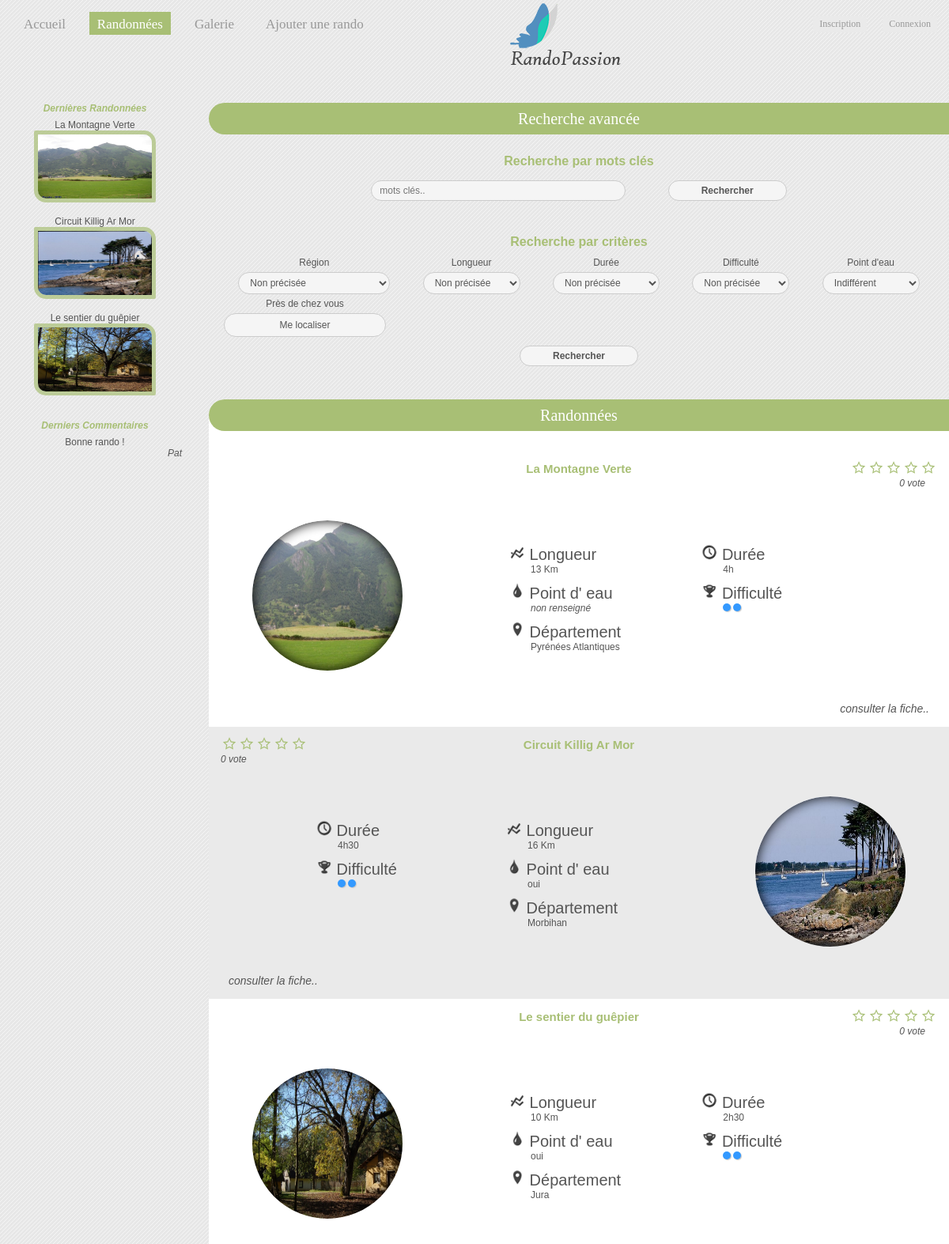
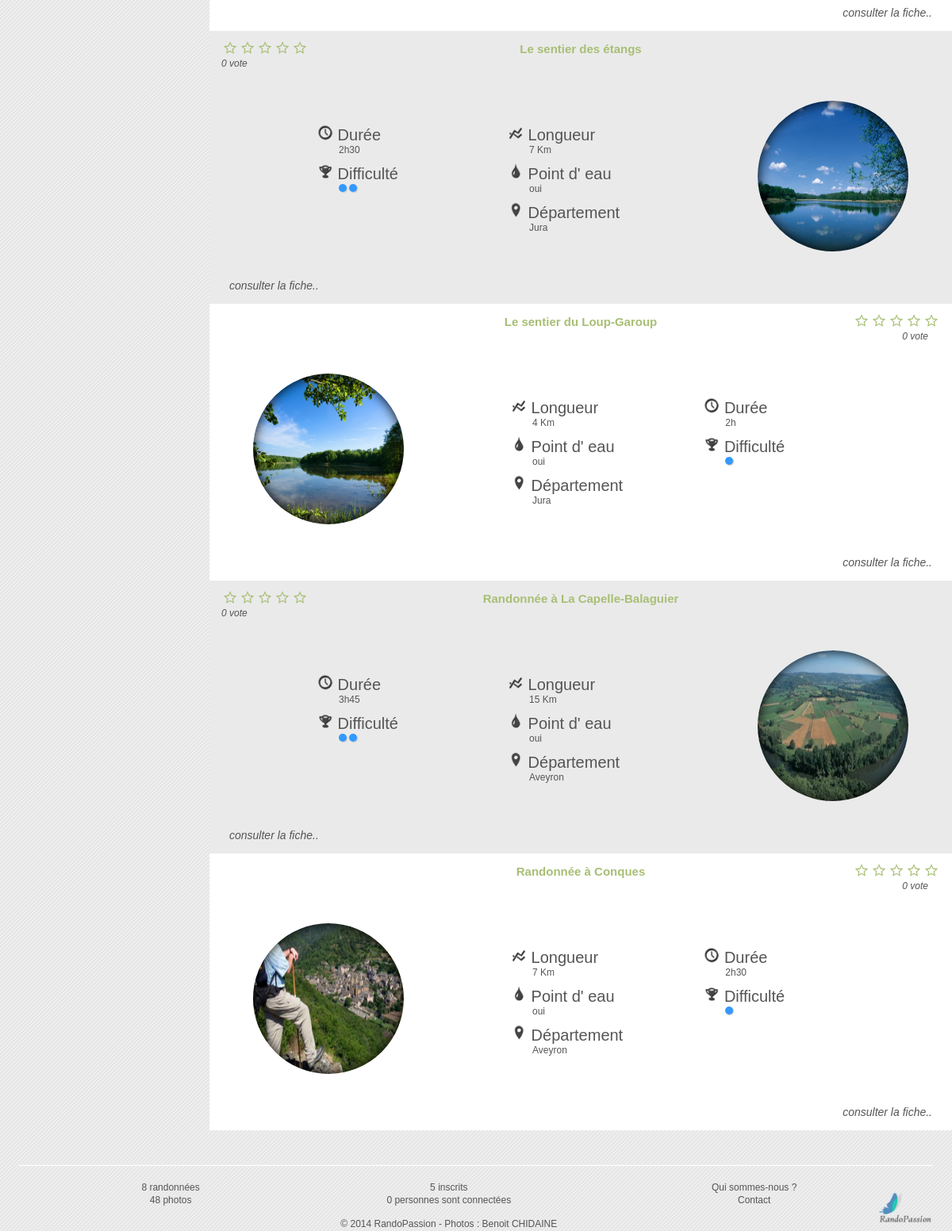
The page /index.php?page=recherche on the database its author committed (2 pictures, top to bottom).
### tables this page shows
CREATE TABLE IF NOT EXISTS `rando` (
	`code` int(10) NOT NULL AUTO_INCREMENT,
	`titre` varchar(150) NOT NULL,
	`longueur` float unsigned NOT NULL,
	`duree` time NOT NULL,
	`difficulte` int(1) NOT NULL,
	`descriptif` text NOT NULL,
	`note` int(1) DEFAULT NULL,
	`point_eau` tinyint(1) DEFAULT NULL,
	`denivele` int(4) DEFAULT NULL,
	`equipement` varchar(150) DEFAULT NULL,
	`date_insertion` datetime NOT NULL,
	`valide` tinyint(1) NOT NULL,
	`parcours` int(10) DEFAULT NULL,
	`departement` varchar(2) DEFAULT NULL,
	`photo_principale` int(10) NOT NULL,
	`auteur` varchar(30) NOT NULL,
	`galerie` int(10) DEFAULT NULL,
	PRIMARY KEY (`code`),
	FOREIGN KEY (`parcours`) REFERENCES `parcours`(`id`),
	FOREIGN KEY (`departement`) REFERENCES `departements`(`num_departement`),
	FOREIGN KEY (`photo_principale`) REFERENCES `photo`(`numero`),
	FOREIGN KEY (`auteur`) REFERENCES `membre`(`pseudo`),
	FOREIGN KEY (`galerie`) REFERENCES `galerie`(`numero`),
	CHECK (difficulte BETWEEN 0 and 5),
	CHECK (note BETWEEN 0 and 5)
);

CREATE TABLE IF NOT EXISTS `photo` (
	`numero` int(10) NOT NULL AUTO_INCREMENT,
	`nom` blob NOT NULL,
	`galerie` int(10) NOT NULL,
	`descriptif` text DEFAULT NULL,
	`valide` tinyint(1) NOT NULL,
	PRIMARY KEY (`numero`),
	FOREIGN KEY (`galerie`) REFERENCES `galerie`(`numero`)
);

CREATE TABLE IF NOT EXISTS `commentaire` (
	`numero` int(10) NOT NULL AUTO_INCREMENT,
	`date` datetime NOT NULL,
	`auteur` varchar(30) NOT NULL,
	`code_rando` int(10) NOT NULL,
	`commentaire` text NOT NULL,
	`note` int(1) DEFAULT NULL,
	`valide` tinyint(1) DEFAULT NULL,
	PRIMARY KEY (`numero`),
	FOREIGN KEY (`code_rando`) REFERENCES `rando`(`code`),
	FOREIGN KEY (`auteur`) REFERENCES `membre`(`pseudo`),
	CHECK (note BETWEEN 0 and 5)
);

CREATE TABLE IF NOT EXISTS `galerie` (
	`numero` int(10) NOT NULL AUTO_INCREMENT,
	`nom` varchar(150) NOT NULL,
	PRIMARY KEY (`numero`)
);

CREATE TABLE IF NOT EXISTS `departements` (
	`num_departement` varchar(2) NOT NULL,
	`num_region` varchar(2) NOT NULL,
	`nom` char(32) NOT NULL,
	PRIMARY KEY  (`num_departement`),
	FOREIGN KEY (`num_region`) REFERENCES `regions`(`num_region`)
);

### Controller/c_recherche_avancee.php (called while the page is built, shortened)
<?php
include_once('bin/params.php');
include_once('Models/m_gestion_recherche.php');
if(isset($_POST['lat']) and isset($_POST['lon']) and is_numeric($_POST['lat']) and is_numeric($_POST['lon'])){
	include_once('Models/m_randonnees.php');
	include_once('bin/functions.php');
	$listeRando = array();
	$cursor = get_rando_with_route();
	while($ramble = $cursor->fetch(PDO::FETCH_ASSOC)){
		if($ramble['depart_lat'] != 0 or $ramble['depart_lon'] != 0){
			$ramble['distance'] = round(compareCoord($_POST['lat'], $_POST['lon'], $ramble['depart_lat'], $ramble['depart_lon']), 1);
			if($ramble['distance'] <= DISTANCE_MAX){
				$i = 0;
				while($i < count($listeRando) and $ramble['distance'] >= $listeRando[$i]['distance']) $i++;
				array_insert($listeRando, $ramble, $i);
			}
		}
	}
	$cursor->closeCursor();
}
else{
	$rando_recente = selection_rando_recente();
	if(empty($_POST['envoie_formulaire']) && empty($_POST['envoie_titre']) && !isset($_GET['region'])){
		$listeRando = $rando_recente;
	}
}
include_once('View/v_recherche_avancee.php');

### Controller/c_activitees_recentes.php (called while the page is built)
<?php
include_once('bin/params.php');
include_once('Models/m_activitees_recentes.php');
$liste_rando = last_rando(3);
$liste_com = last_comment(3);
include_once('View/v_activitees_recentes.php');

### Models/m_activitees_recentes.php (called while the page is built, shortened)
<?php
function last_rando($nombre){
	global $bdd;
	$query = '	SELECT rando.code, rando.titre, photo.nom AS nom_photo , galerie.nom AS nom_galerie
				FROM rando, photo, galerie
				WHERE rando.photo_principale = photo.numero
				AND photo.galerie = galerie.numero
				AND rando.valide = 1
				ORDER BY date_insertion DESC
				LIMIT 0, '.$nombre;
	$exec = $bdd->query($query) or die(print_r($erreur -> errorInfo()));
	$data = $exec->fetchAll();
	return $data;
}
function last_comment($nombre){
	global $bdd;
	$query = '	SELECT commentaire, auteur
				FROM commentaire
				ORDER BY date DESC
				LIMIT 0, '.$nombre;
	$exec = $bdd->query($query) or die(print_r($erreur -> errorInfo()));
	$data = $exec->fetchAll();
	return $data;
}

### Models/m_gestion_recherche.php (called while the page is built, shortened)
<?php
function selection_rando_recente(){
	global $bdd;
	$reqStr = '	SELECT rando.* , departements.nom AS nom_departement, photo.nom AS nom_photo, galerie.nom AS nom_galerie, (	SELECT COUNT(*)
																															FROM commentaire
																															WHERE note
																															BETWEEN 1
																															AND 5
																															AND code_rando = rando.code
																															) AS nb_note
				FROM rando
				LEFT JOIN departements
		        	ON rando.departement = departements.num_departement
				JOIN photo
					ON rando.photo_principale = photo.numero
				JOIN galerie
					ON photo.galerie = galerie.numero
				WHERE rando.valide =1
				ORDER BY date_insertion DESC
				LIMIT 0 , 10';
	$req = $bdd->query($reqStr);
	$result = $req->fetchAll();
	return $result;
}

### View/v_recherche_avancee.php (the view, shortened to what this page needs)
<!DOCTYPE html>
<html lang="fr">
    <body>
        <div id="corps">
            <?php include_once('Controller/c_activitees_recentes.php'); ?>
            <section id="rando">
                <div class="titre"> Recherche avancée </div>
                <form method="post" action="index.php?page=recherche" id="formRecherche">
                    <div id="recherche_mot_cle">
                        <h1>Recherche par mots clés</h1>
                        <input type="text" name="title"
                            <?php
                                if(isset($value_name_title)){ echo 'value="'.$value_name_title.'"'; }
                                else{ echo 'placeholder="mots clés.."';}
                            ?> autocomplete="off"/>
                        <input type="submit" name="envoie_titre" value="Rechercher"/>
                    </div>
                    <br/><br/>
                    <div id="recherche_criteres">
                        <h1>Recherche par critères</h1>
                        <div class="critere">
                            <label for="s_region">Région</label><br/>
                            <?php
                                echo'<select id="s_region" name="s_region">';
                                echo'<option value="not_clarify">Non précisée</option>';
                                echo'</select>';
                            ?>
                        </div>
                        <div class="critere">
                            <label for="distance">Longueur</label><br/>
                            <select id="distance" name="distance">
                                <option value="non_precise">Non précisée</option>
                            </select>
                        </div>
                        <div class="critere">
                            <label for="time">Durée</label><br/>
                            <select id="time" name="time">
                                <option value="time_non_precise">Non précisée</option>
                            </select>
                        </div>
                        <div class="critere">
                            <label for="difficulty">Difficulté</label><br/>
                            <select id="difficulty" name="difficulty">
                                <option value="difficulte_non_precise">Non précisée</option>
                            </select>
                        </div>
                        <div class="critere">
                            <label for="water">Point d'eau</label><br/>
                            <select id="water" name="water">
                                <?php
                                    echo '<option value="0" '.((isset($value_water) and 0 == $value_water)? 'selected' : "").'>Indifférent</option>';
                                ?>
                            </select>
                        </div>
                        <div class="critere_geo">
                            <label for="bttGeo" id="labelGeo">Près de chez vous</label><br/>
                                <input type="button" value="Me localiser" id="bttGeo"/>
                        </div>
                        <div id="input_recherche">
                            <input type="submit" value="Rechercher" id="input_submit" name="envoie_formulaire"/>
                        </div>
                    </div>
                </form>
                <br/><br/><br/>
                <div id="affichage_recherche">
                    <div class="titre">Randonnées</div>
                    <?php
                        if(!empty($listeRando)){
                            $i=0;
                            foreach($listeRando as $rando){
                                $code = $rando['code'];
                                $title = $rando['titre'];
                                $department = $rando['nom_departement'];
                                $lenght = $rando['longueur'].' Km';
                                $photo = 'Resources/Galerie/'.$rando['nom_galerie'].'/'.$rando['nom_photo'];
								$difficulty = '';
                                for($j = 1; $j <= $rando['difficulte']; $j++){ $difficulty .= '<div id="cercle"></div>'; }
								$time = explode(':', $rando['duree']);
                                $minutes = intVal($time[1]);
                                $hour = intVal($time[0]);
                                $day = (int)($hour / 24);
                                $hour = ($hour % 24);
                                $duration = (($day > 0)?$day.' Jour'.(($day > 1)? 's ' : ' '): "").$hour.'h'.(($minutes > 0)? $minutes : "");
								$number_of_note = $rando['nb_note'].' vote'.(($rando['nb_note'] > 1)? 's' : '');
								$etoile = '';
                                if(empty($rando['note'])){
                                    for($j = 1; $j <= 5; $j++){
										$etoile .= '<img id="stars_vide" src="Resources/Images/stars_vide.png"/>';
									}
                                }
								if(empty($rando['point_eau'])){ $water = '<em>non renseigné</em>'; }
                                else{ $water = 'oui'; }
                                if($i % 2 === 0) $css = '_pair';
                                else $css = '_impair';
                                $i++;
                                echo '  <div id="rando'.$css.'">
											<br/>
                                            <center><h2>'.$title.'</h2></center>
                                            <div id="note">'.$etoile.'<br/><span id="nb_vote">'.$number_of_note.'</span></div>
                                            <div id="rond">
                                                <a id="lien" href="index.php?page=fiche_rando&code='.$code.'"></a>
                                                <img src="'.$photo.'"/>
                                            </div>
                                            <div id="texte">
                                                <div class="caracteristiques">
                                                    <span class="intitule_caract">
                                                        <img src="Resources/Images/longueur.png"/>
                                                        Longueur
                                                    </span><br/>
                                                    <span class="valeur_caract">'.$lenght.'</span>
                                                </div>
                                                <div class="caracteristiques">
                                                    <span class="intitule_caract">
                                                        <img src="Resources/Images/duree.png"/>
                                                        Durée</span><br/>
                                                    <span class="valeur_caract">'.$duration.'</span>
                                                </div>
                                                <div class="caracteristiques">
                                                    <span class="intitule_caract">
                                                        <img src="Resources/Images/eau.png"/>
                                                        Point d\' eau
                                                    </span><br/>
                                                    <span class="valeur_caract">'.$water.'</span>
                                                </div>
                                                <div class="caracteristiques">
                                                    <span class="intitule_caract">
                                                        <img src="Resources/Images/difficulte.png"/>
                                                        Difficulté
                                                    </span><br/>
                                                    <span class="valeur_caract">'.$difficulty.'</span>
                                                </div>
                                                <div class="caracteristiques">
                                                    <span class="intitule_caract">
                                                        <img src="Resources/Images/departement.png"/>
                                                        Département
                                                    </span><br/>
                                                    <span class="valeur_caract">'.(($department === null)? '<em>Non renseigné</em>' : $department.(isset($rando['distance'])? ' : <b> '.$rando['distance'].' km</b>' : "")).'</span>
                                                </div>
                                            </div>
                                            <div id="fiche">
                                                <a id="lien_consulter_fiche" href="index.php?page=fiche_rando&code='.$code.'">consulter la fiche..</a>
                                            </div>
                                        </div>';
                            }
                        }
                        else{
                            echo '</div><h2>Aucune randonnée trouvée</h2><div>';
                        }
                    ?>
                </div>
            </section>
        </div>
    </body>
</html>

### View/v_activitees_recentes.php
<aside>
    <h3>Dernières Randonnées</h3>
		<?php
        foreach($liste_rando as $rando){
			echo '	<a href="index.php?page=fiche_rando&code='.$rando['code'].'">
						'.$rando['titre'].'</br>
						<img src="Resources/Galerie/'.$rando['nom_galerie'].'/'.$rando['nom_photo'].'" width="144px" height="81px;"/>
					</a><br/><br/>
			';
        }
        ?>
    <br/>
	<h3>Derniers Commentaires</h3>
		<?php
        foreach($liste_com as $com){
			echo $com['commentaire'].'</br>';
			echo '<a href="index.php?page=profil&pseudo='.$com['auteur'].'"><em>'.$com['auteur'].'</em></a><br/><br/>';
        }
        ?>
</aside>

### rows shown on the page
rando: titre "La Montagne Verte", photo_principale.nom (picture), note 0 (drawn), number_of_note "0 vote", galerie.nom (picture), longueur "13 Km", duree "4h", point_eau "non renseigné", difficulte 2 (drawn), departement.nom "Pyrénées Atlantiques"
rando: titre "Circuit Killig Ar Mor", photo_principale.nom (picture), note 0 (drawn), number_of_note "0 vote", galerie.nom (picture), longueur "16 Km", duree "4h30", point_eau "oui", difficulte 2 (drawn), departement.nom "Morbihan"
rando: titre "Le sentier du guêpier", photo_principale.nom (picture), note 0 (drawn), number_of_note "0 vote", galerie.nom (picture), longueur "10 Km", duree "2h30", point_eau "oui", difficulte 2 (drawn), departement.nom "Jura"
commentaire: commentaire "Bonne rando !", auteur "Pat"
rando: titre "Le sentier des étangs", note 0 (drawn), number_of_note "0 vote", galerie.nom (picture), longueur "7 Km", duree "2h30", point_eau "oui", difficulte 2 (drawn), departement.nom "Jura"
rando: titre "Le sentier du Loup-Garoup", note 0 (drawn), number_of_note "0 vote", galerie.nom (picture), longueur "4 Km", duree "2h", point_eau "oui", difficulte 1 (drawn), departement.nom "Jura"
rando: titre "Randonnée à La Capelle-Balaguier", note 0 (drawn), number_of_note "0 vote", galerie.nom (picture), longueur "15 Km", duree "3h45", point_eau "oui", difficulte 2 (drawn), departement.nom "Aveyron"
rando: titre "Randonnée à Conques", note 0 (drawn), number_of_note "0 vote", galerie.nom (picture), longueur "7 Km", duree "2h30", point_eau "oui", difficulte 1 (drawn), departement.nom "Aveyron"

### other values the page prints
$nb_rando "8"
$nb_membre "5"
$nb_photo "48"
$nb_connecte "0"
